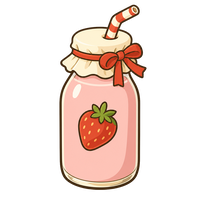
#> input picture art-source/bible/redraw/berry-milk-200.png, 200 x 200 px, given in place of tied-parcel.png, which was not available
$ python contact_sheet155.py out.png
#> lines starting #> are read from the running program, lines starting #| are printed output that depends on the picture
#!/usr/bin/env python3
"""TAO-155 batch contact sheet.

All 8 Lost Letter Office items at reveal (132), slot (64), clue (34) sizes,
on kraft and dark rows, next to 4 existing in-game items. Includes a
dark-background halo strip and a silhouette strip.

Usage: contact_sheet155.py <out.png>
"""
import sys

from PIL import Image, ImageDraw, ImageFont

RD = "art-source/bible/redraw"
ITEMS = "art-source/items"
KRAFT = (241, 228, 200)
DARK = (34, 42, 61)
INK = (58, 44, 31)
CREAM = (255, 250, 240)
WHITE = (255, 255, 255)

NEW = [
    ("tied-parcel", "Tied Parcel", "common"),
    ("sealed-letter", "Sealed Letter", "common"),
    ("wax-stamp", "Wax Stamp", "common"),
    ("postal-key", "Postal Key", "common"),
    ("return-to-sender-tag", "Return-to-Sender Tag", "rare"),
    ("mail-pouch", "Mail Pouch", "rare"),
    ("pocket-watch", "Pocket Watch", "epic"),
    ("paper-crane", "Paper Crane", "secret"),
]
OLD = [
    ("clay-pot", "Clay Pot"),
    ("tin-robot", "Tin Robot"),
    ("paper-plane", "Paper Plane"),
    ("brass-scale", "Brass Scale"),
]

PAD = 56
ROW_H = 150
COL_W = 190
COLS = 5
W = PAD * 2 + COLS * COL_W
H = 250 + 8 * ROW_H + 470

out = Image.new("RGB", (W, H), KRAFT)
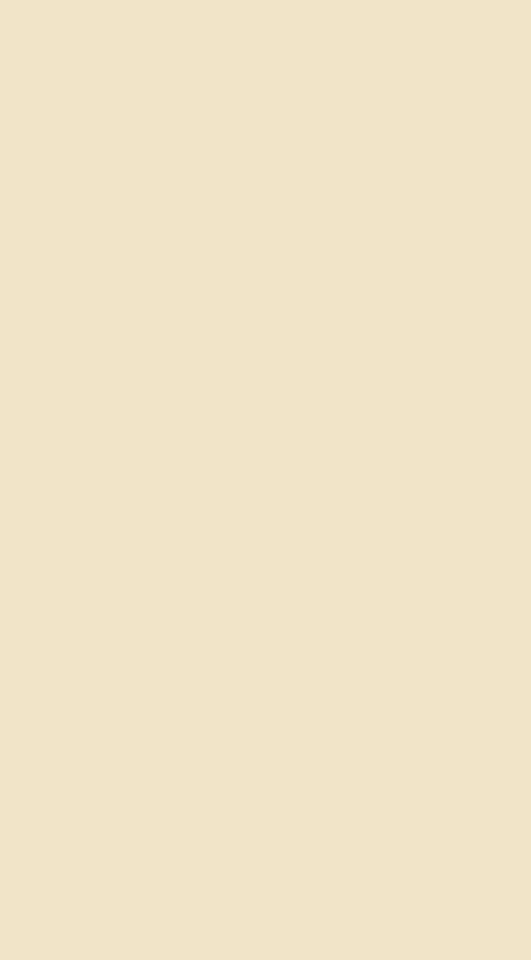
#> out: PIL image 1062x1920 RGB (shown at 1/2 size); mean R, G, B 241, 228, 200
dr = ImageDraw.Draw(out)

font = ImageFont.truetype("/System/Library/Fonts/Supplemental/Arial Bold.ttf", 34)
sub = ImageFont.truetype("/System/Library/Fonts/Supplemental/Arial.ttf", 22)
small = ImageFont.truetype("/System/Library/Fonts/Supplemental/Arial.ttf", 17)
tiny = ImageFont.truetype("/System/Library/Fonts/Supplemental/Arial Bold.ttf", 15)
mini = ImageFont.truetype("/System/Library/Fonts/Supplemental/Arial.ttf", 13)

dr.text((PAD, 34), "M3.2 Batch - Lost Letter Office (8 items)", font=font, fill=INK)
dr.text((PAD, 80), "new items at 132 / 64 / 34 px; kraft + dark, alongside existing items", font=sub, fill=INK)

y0 = 128
dr.rectangle([PAD, y0, W - PAD, y0 + 56], fill=DARK)
headers = ["ITEM", "132 reveal", "64 slot", "34 on dark", "rarity"]
for i, t in enumerate(headers):
    dr.text((PAD + i * COL_W + 14, y0 + 18), t, font=tiny, fill=CREAM)


def paste(im, x, y, size):
    r = im.resize((size, size), Image.LANCZOS)
    out.paste(r, (x + (COL_W - size) // 2, y + (ROW_H - size) // 2), r)


y = y0 + 64
for slug, title, rarity in NEW:
    im = Image.open(f"{RD}/{slug}.png")
#> im is the input picture: PIL image 200x200 RGBA; mean R, G, B, A 70.1, 51.8, 43.5, 78.5
    dr.rectangle([PAD + 1 * COL_W + 6, y + 14, PAD + 2 * COL_W - 6, y + ROW_H - 14], fill=WHITE)
    dr.rectangle([PAD + 2 * COL_W + 6, y + 14, PAD + 3 * COL_W - 6, y + ROW_H - 14], fill=WHITE)
    dr.rectangle([PAD + 3 * COL_W + 6, y + 14, PAD + 4 * COL_W - 6, y + ROW_H - 14], fill=DARK)
    dr.text((PAD + 12, y + ROW_H // 2 - 20), title, font=small, fill=INK)
    dr.text((PAD + 12, y + ROW_H // 2 + 4), slug, font=mini, fill=INK)
    paste(im, PAD + 1 * COL_W, y, 118)
#> in paste, `r = im.resize((size, size), Image.LANCZOS)`:
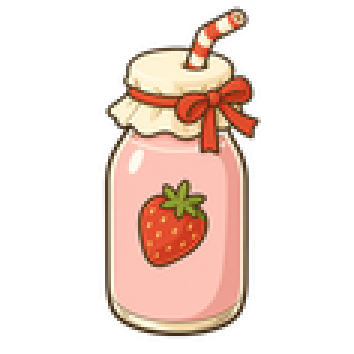
#> r: PIL image 118x118 RGBA (shown 3 times larger); mean R, G, B, A 68.6, 50.6, 42.6, 78.5; transparent parts drawn white
#> in paste, `out.paste(r, (x + (COL_W - size) // 2, y + (ROW_H - size) // 2), r)`:
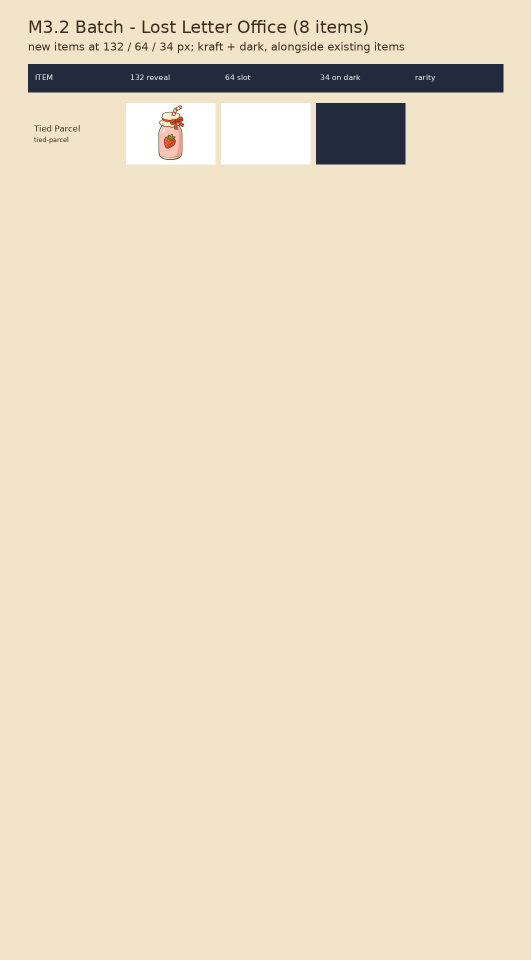
#> out: PIL image 1062x1920 RGB (shown at 1/2 size); mean R, G, B 232.8, 220.8, 195.1
    paste(im, PAD + 2 * COL_W, y, 64)
#> call 2 of paste, with x = 436, y = 192, size = 64
#> in paste (call 2), `r = im.resize((size, size), Image.LANCZOS)`:
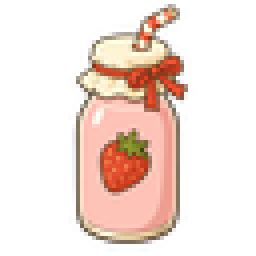
#> r: PIL image 64x64 RGBA (shown 4 times larger); mean R, G, B, A 69.9, 51.9, 43.6, 78.5; transparent parts drawn white
    paste(im, PAD + 3 * COL_W, y, 34)
#> call 3 of paste, with x = 626, y = 192, size = 34
#> in paste (call 3), `r = im.resize((size, size), Image.LANCZOS)`:
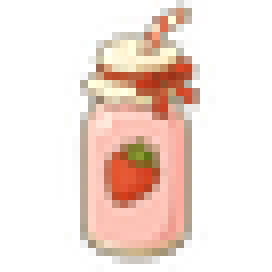
#> r: PIL image 34x34 RGBA (shown 8 times larger); mean R, G, B, A 77.4, 58.2, 49.6, 78.4; transparent parts drawn white
    dr.text((PAD + 4 * COL_W + 14, y + ROW_H // 2 - 8), rarity, font=small, fill=INK)
    y += ROW_H
#> pass 2 of the loop `for slug, title, rarity in NEW:`:
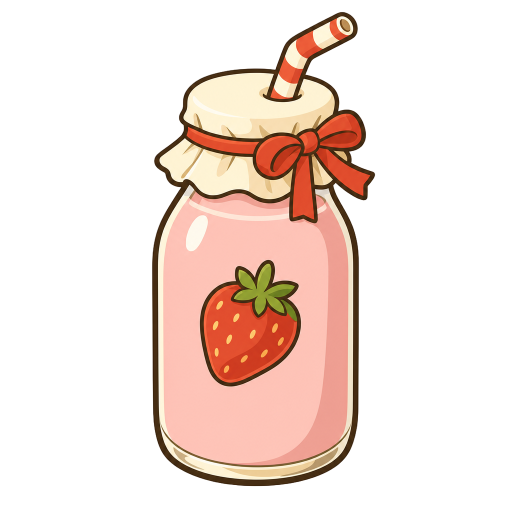
#> input picture art-source/bible/redraw/berry-milk.png, 1024 x 1024 px, given in place of sealed-letter.png, which was not available (shown at 1/2 size)
#> im is the input picture: PIL image 1024x1024 RGBA; mean R, G, B, A 67.6, 49.9, 42.3, 78.5
#> r: PIL image 118x118 RGBA
#> in paste (call 4), `out.paste(r, (x + (COL_W - size) // 2, y + (ROW_H - size) // 2), r)`:
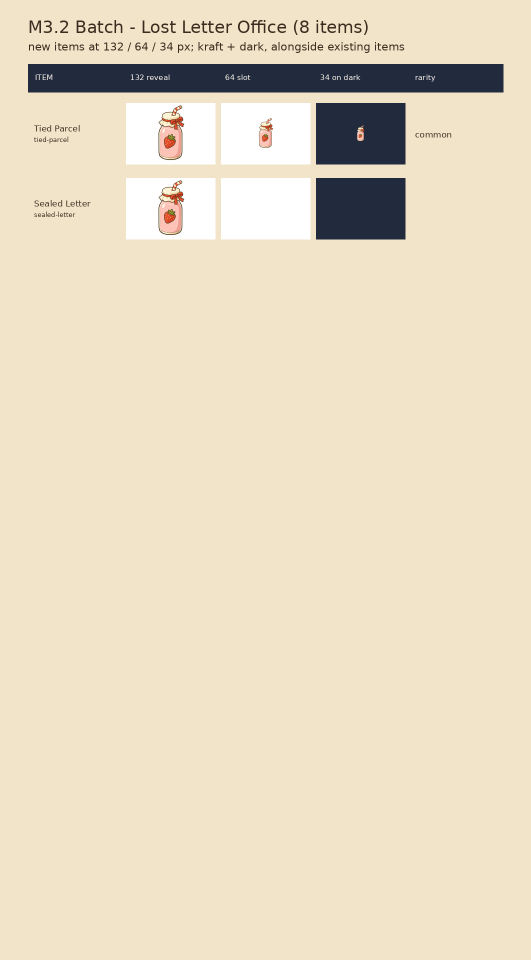
#> out: PIL image 1062x1920 RGB (shown at 1/2 size); mean R, G, B 230.7, 219, 194.4
#> r: PIL image 64x64 RGBA
#> in paste (call 6), `r = im.resize((size, size), Image.LANCZOS)`:
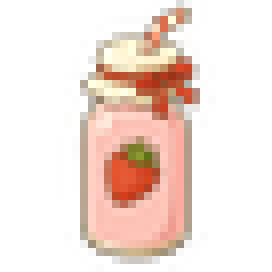
#> r: PIL image 34x34 RGBA (shown 8 times larger); mean R, G, B, A 77.7, 58.7, 49.6, 78.4; transparent parts drawn white
#> (the run stopped early here; a loop or call above may not have finished)
